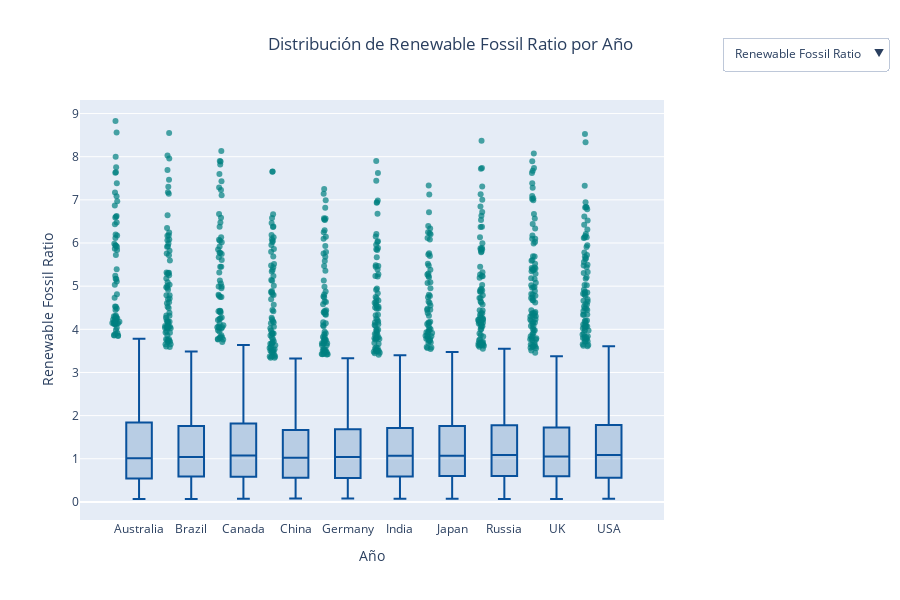

Notebook code cell kept with this figure:
### Code cell
vis.crear_box_plot_interactivo(df, 'Country', columnas, 'Año', 'Metricas_derivadas')

### Figure 1 — Plotly figure (JSON) as saved in the notebook; plotly's stock layout.template omitted (floating-point values rounded to 4 significant figures; data arrays with more than 128 entries replaced by an {"elided": "..."} marker saying what was removed)
{"data": [{"boxpoints": "outliers", "fillcolor": "rgba(8,81,156,0.2)", "hovertemplate": "<b>Country</b>: %{x}<br><b>Renewable Fossil Ratio</b>: %{y}<br><extra></extra>", "jitter": 0.3, "line": {"color": "rgb(8,81,156)"}, "marker": {"color": "rgba(0,128,128,0.7)"}, "name": "Australia", "pointpos": -1.8, "type": "box", "visible": true, "x": {"elided": "1021 str values"}, "y": {"elided": "1021 float values"}}, {"boxpoints": "outliers", "fillcolor": "rgba(8,81,156,0.2)", "hovertemplate": "<b>Country</b>: %{x}<br><b>Renewable Fossil Ratio</b>: %{y}<br><extra></extra>", "jitter": 0.3, "line": {"color": "rgb(8,81,156)"}, "marker": {"color": "rgba(0,128,128,0.7)"}, "name": "Brazil", "pointpos": -1.8, "type": "box", "visible": true, "x": {"elided": "962 str values"}, "y": {"elided": "962 float values"}}, {"boxpoints": "outliers", "fillcolor": "rgba(8,81,156,0.2)", "hovertemplate": "<b>Country</b>: %{x}<br><b>Renewable Fossil Ratio</b>: %{y}<br><extra></extra>", "jitter": 0.3, "line": {"color": "rgb(8,81,156)"}, "marker": {"color": "rgba(0,128,128,0.7)"}, "name": "Canada", "pointpos": -1.8, "type": "box", "visible": true, "x": {"elided": "1017 str values"}, "y": {"elided": "1017 float values"}}, {"boxpoints": "outliers", "fillcolor": "rgba(8,81,156,0.2)", "hovertemplate": "<b>Country</b>: %{x}<br><b>Renewable Fossil Ratio</b>: %{y}<br><extra></extra>", "jitter": 0.3, "line": {"color": "rgb(8,81,156)"}, "marker": {"color": "rgba(0,128,128,0.7)"}, "name": "China", "pointpos": -1.8, "type": "box", "visible": true, "x": {"elided": "985 str values"}, "y": {"elided": "985 float values"}}, {"boxpoints": "outliers", "fillcolor": "rgba(8,81,156,0.2)", "hovertemplate": "<b>Country</b>: %{x}<br><b>Renewable Fossil Ratio</b>: %{y}<br><extra></extra>", "jitter": 0.3, "line": {"color": "rgb(8,81,156)"}, "marker": {"color": "rgba(0,128,128,0.7)"}, "name": "Germany", "pointpos": -1.8, "type": "box", "visible": true, "x": {"elided": "971 str values"}, "y": {"elided": "971 float values"}}, {"boxpoints": "outliers", "fillcolor": "rgba(8,81,156,0.2)", "hovertemplate": "<b>Country</b>: %{x}<br><b>Renewable Fossil Ratio</b>: %{y}<br><extra></extra>", "jitter": 0.3, "line": {"color": "rgb(8,81,156)"}, "marker": {"color": "rgba(0,128,128,0.7)"}, "name": "India", "pointpos": -1.8, "type": "box", "visible": true, "x": {"elided": "996 str values"}, "y": {"elided": "996 float values"}}, {"boxpoints": "outliers", "fillcolor": "rgba(8,81,156,0.2)", "hovertemplate": "<b>Country</b>: %{x}<br><b>Renewable Fossil Ratio</b>: %{y}<br><extra></extra>", "jitter": 0.3, "line": {"color": "rgb(8,81,156)"}, "marker": {"color": "rgba(0,128,128,0.7)"}, "name": "Japan", "pointpos": -1.8, "type": "box", "visible": true, "x": {"elided": "994 str values"}, "y": {"elided": "994 float values"}}, {"boxpoints": "outliers", "fillcolor": "rgba(8,81,156,0.2)", "hovertemplate": "<b>Country</b>: %{x}<br><b>Renewable Fossil Ratio</b>: %{y}<br><extra></extra>", "jitter": 0.3, "line": {"color": "rgb(8,81,156)"}, "marker": {"color": "rgba(0,128,128,0.7)"}, "name": "Russia", "pointpos": -1.8, "type": "box", "visible": true, "x": {"elided": "967 str values"}, "y": {"elided": "967 float values"}}, {"boxpoints": "outliers", "fillcolor": "rgba(8,81,156,0.2)", "hovertemplate": "<b>Country</b>: %{x}<br><b>Renewable Fossil Ratio</b>: %{y}<br><extra></extra>", "jitter": 0.3, "line": {"color": "rgb(8,81,156)"}, "marker": {"color": "rgba(0,128,128,0.7)"}, "name": "UK", "pointpos": -1.8, "type": "box", "visible": true, "x": {"elided": "1034 str values"}, "y": {"elided": "1034 float values"}}, {"boxpoints": "outliers", "fillcolor": "rgba(8,81,156,0.2)", "hovertemplate": "<b>Country</b>: %{x}<br><b>Renewable Fossil Ratio</b>: %{y}<br><extra></extra>", "jitter": 0.3, "line": {"color": "rgb(8,81,156)"}, "marker": {"color": "rgba(0,128,128,0.7)"}, "name": "USA", "pointpos": -1.8, "type": "box", "visible": true, "x": {"elided": "1053 str values"}, "y": {"elided": "1053 float values"}}, {"boxpoints": "outliers", "fillcolor": "rgba(8,81,156,0.2)", "hovertemplate": "<b>Country</b>: %{x}<br><b>Energy Efficiency</b>: %{y}<br><extra></extra>", "jitter": 0.3, "line": {"color": "rgb(8,81,156)"}, "marker": {"color": "rgba(0,128,128,0.7)"}, "name": "Australia", "pointpos": -1.8, "type": "box", "visible": false, "x": {"elided": "1021 str values"}, "y": {"elided": "1021 float values"}}, {"boxpoints": "outliers", "fillcolor": "rgba(8,81,156,0.2)", "hovertemplate": "<b>Country</b>: %{x}<br><b>Energy Efficiency</b>: %{y}<br><extra></extra>", "jitter": 0.3, "line": {"color": "rgb(8,81,156)"}, "marker": {"color": "rgba(0,128,128,0.7)"}, "name": "Brazil", "pointpos": -1.8, "type": "box", "visible": false, "x": {"elided": "962 str values"}, "y": {"elided": "962 float values"}}, {"boxpoints": "outliers", "fillcolor": "rgba(8,81,156,0.2)", "hovertemplate": "<b>Country</b>: %{x}<br><b>Energy Efficiency</b>: %{y}<br><extra></extra>", "jitter": 0.3, "line": {"color": "rgb(8,81,156)"}, "marker": {"color": "rgba(0,128,128,0.7)"}, "name": "Canada", "pointpos": -1.8, "type": "box", "visible": false, "x": {"elided": "1017 str values"}, "y": {"elided": "1017 float values"}}, {"boxpoints": "outliers", "fillcolor": "rgba(8,81,156,0.2)", "hovertemplate": "<b>Country</b>: %{x}<br><b>Energy Efficiency</b>: %{y}<br><extra></extra>", "jitter": 0.3, "line": {"color": "rgb(8,81,156)"}, "marker": {"color": "rgba(0,128,128,0.7)"}, "name": "China", "pointpos": -1.8, "type": "box", "visible": false, "x": {"elided": "985 str values"}, "y": {"elided": "985 float values"}}, {"boxpoints": "outliers", "fillcolor": "rgba(8,81,156,0.2)", "hovertemplate": "<b>Country</b>: %{x}<br><b>Energy Efficiency</b>: %{y}<br><extra></extra>", "jitter": 0.3, "line": {"color": "rgb(8,81,156)"}, "marker": {"color": "rgba(0,128,128,0.7)"}, "name": "Germany", "pointpos": -1.8, "type": "box", "visible": false, "x": {"elided": "971 str values"}, "y": {"elided": "971 float values"}}, {"boxpoints": "outliers", "fillcolor": "rgba(8,81,156,0.2)", "hovertemplate": "<b>Country</b>: %{x}<br><b>Energy Efficiency</b>: %{y}<br><extra></extra>", "jitter": 0.3, "line": {"color": "rgb(8,81,156)"}, "marker": {"color": "rgba(0,128,128,0.7)"}, "name": "India", "pointpos": -1.8, "type": "box", "visible": false, "x": {"elided": "996 str values"}, "y": {"elided": "996 float values"}}, {"boxpoints": "outliers", "fillcolor": "rgba(8,81,156,0.2)", "hovertemplate": "<b>Country</b>: %{x}<br><b>Energy Efficiency</b>: %{y}<br><extra></extra>", "jitter": 0.3, "line": {"color": "rgb(8,81,156)"}, "marker": {"color": "rgba(0,128,128,0.7)"}, "name": "Japan", "pointpos": -1.8, "type": "box", "visible": false, "x": {"elided": "994 str values"}, "y": {"elided": "994 float values"}}, {"boxpoints": "outliers", "fillcolor": "rgba(8,81,156,0.2)", "hovertemplate": "<b>Country</b>: %{x}<br><b>Energy Efficiency</b>: %{y}<br><extra></extra>", "jitter": 0.3, "line": {"color": "rgb(8,81,156)"}, "marker": {"color": "rgba(0,128,128,0.7)"}, "name": "Russia", "pointpos": -1.8, "type": "box", "visible": false, "x": {"elided": "967 str values"}, "y": {"elided": "967 float values"}}, {"boxpoints": "outliers", "fillcolor": "rgba(8,81,156,0.2)", "hovertemplate": "<b>Country</b>: %{x}<br><b>Energy Efficiency</b>: %{y}<br><extra></extra>", "jitter": 0.3, "line": {"color": "rgb(8,81,156)"}, "marker": {"color": "rgba(0,128,128,0.7)"}, "name": "UK", "pointpos": -1.8, "type": "box", "visible": false, "x": {"elided": "1034 str values"}, "y": {"elided": "1034 float values"}}, {"boxpoints": "outliers", "fillcolor": "rgba(8,81,156,0.2)", "hovertemplate": "<b>Country</b>: %{x}<br><b>Energy Efficiency</b>: %{y}<br><extra></extra>", "jitter": 0.3, "line": {"color": "rgb(8,81,156)"}, "marker": {"color": "rgba(0,128,128,0.7)"}, "name": "USA", "pointpos": -1.8, "type": "box", "visible": false, "x": {"elided": "1053 str values"}, "y": {"elided": "1053 float values"}}, {"boxpoints": "outliers", "fillcolor": "rgba(8,81,156,0.2)", "hovertemplate": "<b>Country</b>: %{x}<br><b>Fossil Total Ratio</b>: %{y}<br><extra></extra>", "jitter": 0.3, "line": {"color": "rgb(8,81,156)"}, "marker": {"color": "rgba(0,128,128,0.7)"}, "name": "Australia", "pointpos": -1.8, "type": "box", "visible": false, "x": {"elided": "1021 str values"}, "y": {"elided": "1021 float values"}}, {"boxpoints": "outliers", "fillcolor": "rgba(8,81,156,0.2)", "hovertemplate": "<b>Country</b>: %{x}<br><b>Fossil Total Ratio</b>: %{y}<br><extra></extra>", "jitter": 0.3, "line": {"color": "rgb(8,81,156)"}, "marker": {"color": "rgba(0,128,128,0.7)"}, "name": "Brazil", "pointpos": -1.8, "type": "box", "visible": false, "x": {"elided": "962 str values"}, "y": {"elided": "962 float values"}}, {"boxpoints": "outliers", "fillcolor": "rgba(8,81,156,0.2)", "hovertemplate": "<b>Country</b>: %{x}<br><b>Fossil Total Ratio</b>: %{y}<br><extra></extra>", "jitter": 0.3, "line": {"color": "rgb(8,81,156)"}, "marker": {"color": "rgba(0,128,128,0.7)"}, "name": "Canada", "pointpos": -1.8, "type": "box", "visible": false, "x": {"elided": "1017 str values"}, "y": {"elided": "1017 float values"}}, {"boxpoints": "outliers", "fillcolor": "rgba(8,81,156,0.2)", "hovertemplate": "<b>Country</b>: %{x}<br><b>Fossil Total Ratio</b>: %{y}<br><extra></extra>", "jitter": 0.3, "line": {"color": "rgb(8,81,156)"}, "marker": {"color": "rgba(0,128,128,0.7)"}, "name": "China", "pointpos": -1.8, "type": "box", "visible": false, "x": {"elided": "985 str values"}, "y": {"elided": "985 float values"}}, {"boxpoints": "outliers", "fillcolor": "rgba(8,81,156,0.2)", "hovertemplate": "<b>Country</b>: %{x}<br><b>Fossil Total Ratio</b>: %{y}<br><extra></extra>", "jitter": 0.3, "line": {"color": "rgb(8,81,156)"}, "marker": {"color": "rgba(0,128,128,0.7)"}, "name": "Germany", "pointpos": -1.8, "type": "box", "visible": false, "x": {"elided": "971 str values"}, "y": {"elided": "971 float values"}}, {"boxpoints": "outliers", "fillcolor": "rgba(8,81,156,0.2)", "hovertemplate": "<b>Country</b>: %{x}<br><b>Fossil Total Ratio</b>: %{y}<br><extra></extra>", "jitter": 0.3, "line": {"color": "rgb(8,81,156)"}, "marker": {"color": "rgba(0,128,128,0.7)"}, "name": "India", "pointpos": -1.8, "type": "box", "visible": false, "x": {"elided": "996 str values"}, "y": {"elided": "996 float values"}}, {"boxpoints": "outliers", "fillcolor": "rgba(8,81,156,0.2)", "hovertemplate": "<b>Country</b>: %{x}<br><b>Fossil Total Ratio</b>: %{y}<br><extra></extra>", "jitter": 0.3, "line": {"color": "rgb(8,81,156)"}, "marker": {"color": "rgba(0,128,128,0.7)"}, "name": "Japan", "pointpos": -1.8, "type": "box", "visible": false, "x": {"elided": "994 str values"}, "y": {"elided": "994 float values"}}, {"boxpoints": "outliers", "fillcolor": "rgba(8,81,156,0.2)", "hovertemplate": "<b>Country</b>: %{x}<br><b>Fossil Total Ratio</b>: %{y}<br><extra></extra>", "jitter": 0.3, "line": {"color": "rgb(8,81,156)"}, "marker": {"color": "rgba(0,128,128,0.7)"}, "name": "Russia", "pointpos": -1.8, "type": "box", "visible": false, "x": {"elided": "967 str values"}, "y": {"elided": "967 float values"}}, {"boxpoints": "outliers", "fillcolor": "rgba(8,81,156,0.2)", "hovertemplate": "<b>Country</b>: %{x}<br><b>Fossil Total Ratio</b>: %{y}<br><extra></extra>", "jitter": 0.3, "line": {"color": "rgb(8,81,156)"}, "marker": {"color": "rgba(0,128,128,0.7)"}, "name": "UK", "pointpos": -1.8, "type": "box", "visible": false, "x": {"elided": "1034 str values"}, "y": {"elided": "1034 float values"}}, {"boxpoints": "outliers", "fillcolor": "rgba(8,81,156,0.2)", "hovertemplate": "<b>Country</b>: %{x}<br><b>Fossil Total Ratio</b>: %{y}<br><extra></extra>", "jitter": 0.3, "line": {"color": "rgb(8,81,156)"}, "marker": {"color": "rgba(0,128,128,0.7)"}, "name": "USA", "pointpos": -1.8, "type": "box", "visible": false, "x": {"elided": "1053 str values"}, "y": {"elided": "1053 float values"}}, {"boxpoints": "outliers", "fillcolor": "rgba(8,81,156,0.2)", "hovertemplate": "<b>Country</b>: %{x}<br><b>Price Emissions Ratio</b>: %{y}<br><extra></extra>", "jitter": 0.3, "line": {"color": "rgb(8,81,156)"}, "marker": {"color": "rgba(0,128,128,0.7)"}, "name": "Australia", "pointpos": -1.8, "type": "box", "visible": false, "x": {"elided": "1021 str values"}, "y": {"elided": "1021 float values"}}, {"boxpoints": "outliers", "fillcolor": "rgba(8,81,156,0.2)", "hovertemplate": "<b>Country</b>: %{x}<br><b>Price Emissions Ratio</b>: %{y}<br><extra></extra>", "jitter": 0.3, "line": {"color": "rgb(8,81,156)"}, "marker": {"color": "rgba(0,128,128,0.7)"}, "name": "Brazil", "pointpos": -1.8, "type": "box", "visible": false, "x": {"elided": "962 str values"}, "y": {"elided": "962 float values"}}, {"boxpoints": "outliers", "fillcolor": "rgba(8,81,156,0.2)", "hovertemplate": "<b>Country</b>: %{x}<br><b>Price Emissions Ratio</b>: %{y}<br><extra></extra>", "jitter": 0.3, "line": {"color": "rgb(8,81,156)"}, "marker": {"color": "rgba(0,128,128,0.7)"}, "name": "Canada", "pointpos": -1.8, "type": "box", "visible": false, "x": {"elided": "1017 str values"}, "y": {"elided": "1017 float values"}}, {"boxpoints": "outliers", "fillcolor": "rgba(8,81,156,0.2)", "hovertemplate": "<b>Country</b>: %{x}<br><b>Price Emissions Ratio</b>: %{y}<br><extra></extra>", "jitter": 0.3, "line": {"color": "rgb(8,81,156)"}, "marker": {"color": "rgba(0,128,128,0.7)"}, "name": "China", "pointpos": -1.8, "type": "box", "visible": false, "x": {"elided": "985 str values"}, "y": {"elided": "985 float values"}}, {"boxpoints": "outliers", "fillcolor": "rgba(8,81,156,0.2)", "hovertemplate": "<b>Country</b>: %{x}<br><b>Price Emissions Ratio</b>: %{y}<br><extra></extra>", "jitter": 0.3, "line": {"color": "rgb(8,81,156)"}, "marker": {"color": "rgba(0,128,128,0.7)"}, "name": "Germany", "pointpos": -1.8, "type": "box", "visible": false, "x": {"elided": "971 str values"}, "y": {"elided": "971 float values"}}, {"boxpoints": "outliers", "fillcolor": "rgba(8,81,156,0.2)", "hovertemplate": "<b>Country</b>: %{x}<br><b>Price Emissions Ratio</b>: %{y}<br><extra></extra>", "jitter": 0.3, "line": {"color": "rgb(8,81,156)"}, "marker": {"color": "rgba(0,128,128,0.7)"}, "name": "India", "pointpos": -1.8, "type": "box", "visible": false, "x": {"elided": "996 str values"}, "y": {"elided": "996 float values"}}, {"boxpoints": "outliers", "fillcolor": "rgba(8,81,156,0.2)", "hovertemplate": "<b>Country</b>: %{x}<br><b>Price Emissions Ratio</b>: %{y}<br><extra></extra>", "jitter": 0.3, "line": {"color": "rgb(8,81,156)"}, "marker": {"color": "rgba(0,128,128,0.7)"}, "name": "Japan", "pointpos": -1.8, "type": "box", "visible": false, "x": {"elided": "994 str values"}, "y": {"elided": "994 float values"}}, {"boxpoints": "outliers", "fillcolor": "rgba(8,81,156,0.2)", "hovertemplate": "<b>Country</b>: %{x}<br><b>Price Emissions Ratio</b>: %{y}<br><extra></extra>", "jitter": 0.3, "line": {"color": "rgb(8,81,156)"}, "marker": {"color": "rgba(0,128,128,0.7)"}, "name": "Russia", "pointpos": -1.8, "type": "box", "visible": false, "x": {"elided": "967 str values"}, "y": {"elided": "967 float values"}}, {"boxpoints": "outliers", "fillcolor": "rgba(8,81,156,0.2)", "hovertemplate": "<b>Country</b>: %{x}<br><b>Price Emissions Ratio</b>: %{y}<br><extra></extra>", "jitter": 0.3, "line": {"color": "rgb(8,81,156)"}, "marker": {"color": "rgba(0,128,128,0.7)"}, "name": "UK", "pointpos": -1.8, "type": "box", "visible": false, "x": {"elided": "1034 str values"}, "y": {"elided": "1034 float values"}}, {"boxpoints": "outliers", "fillcolor": "rgba(8,81,156,0.2)", "hovertemplate": "<b>Country</b>: %{x}<br><b>Price Emissions Ratio</b>: %{y}<br><extra></extra>", "jitter": 0.3, "line": {"color": "rgb(8,81,156)"}, "marker": {"color": "rgba(0,128,128,0.7)"}, "name": "USA", "pointpos": -1.8, "type": "box", "visible": false, "x": {"elided": "1053 str values"}, "y": {"elided": "1053 float values"}}], "layout": {"height": 600, "showlegend": false, "title": {"text": "Distribución de Renewable Fossil Ratio por Año", "x": 0.5, "xanchor": "center"}, "updatemenus": [{"active": 0, "buttons": [{"args": [{"visible": [true, true, true, true, true, true, true, true, true, true, false, false, false, false, false, false, false, false, false, false, false, false, false, false, false, false, false, false, false, false, false, false, false, false, false, false, false, false, false, false]}, {"title": "Distribución de Renewable Fossil Ratio por Año", "yaxis_title": "Renewable Fossil Ratio"}], "label": "Renewable Fossil Ratio", "method": "update"}, {"args": [{"visible": [false, false, false, false, false, false, false, false, false, false, true, true, true, true, true, true, true, true, true, true, false, false, false, false, false, false, false, false, false, false, false, false, false, false, false, false, false, false, false, false]}, {"title": "Distribución de Energy Efficiency por Año", "yaxis_title": "Energy Efficiency"}], "label": "Energy Efficiency", "method": "update"}, {"args": [{"visible": [false, false, false, false, false, false, false, false, false, false, false, false, false, false, false, false, false, false, false, false, true, true, true, true, true, true, true, true, true, true, false, false, false, false, false, false, false, false, false, false]}, {"title": "Distribución de Fossil Total Ratio por Año", "yaxis_title": "Fossil Total Ratio"}], "label": "Fossil Total Ratio", "method": "update"}, {"args": [{"visible": [false, false, false, false, false, false, false, false, false, false, false, false, false, false, false, false, false, false, false, false, false, false, false, false, false, false, false, false, false, false, true, true, true, true, true, true, true, true, true, true]}, {"title": "Distribución de Price Emissions Ratio por Año", "yaxis_title": "Price Emissions Ratio"}], "label": "Price Emissions Ratio", "method": "update"}], "direction": "down", "x": 1.1, "xanchor": "left", "y": 1.15, "yanchor": "top"}], "xaxis": {"title": {"text": "Año"}}, "yaxis": {"title": {"text": "Renewable Fossil Ratio"}}}}
